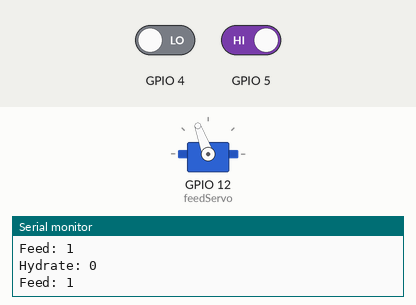
Recording of a sketch running on a simulated ESP8266 (NodeMCU). On the bench: servo, the last lines printed to the serial monitor. The test bench sets the inputs (shaded band); at power-on: GPIO 5 HIGH, GPIO 4 LOW. WiFi joins after 1.5 s; servers stay silent unless stated.

Above: at 3.0 s.
3.1 s: GPIO 5 driven LOW
At 3.9 s:
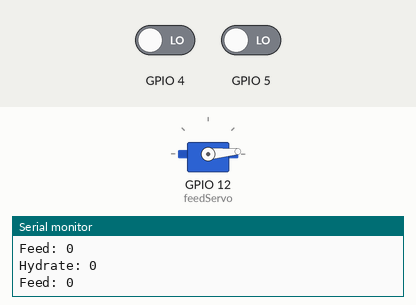
4.8 s: GPIO 5 driven HIGH
At 5.1 s:
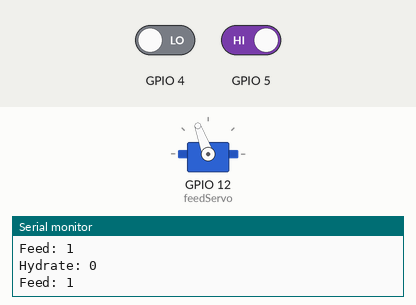
Timing chart, 0 to 7.8 s (numbered marks = the images above; inputs shaded):
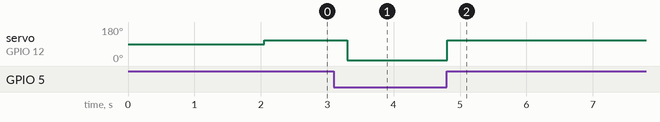

Measured:
- after the input at 3.1 s, servo on GPIO 12 (feedServo): 110° → 5° after 0.20 s
- after the input at 4.8 s, servo on GPIO 12 (feedServo): 5° → 110° at once

The sketch:

elezen.PetAutomation.ino
```cpp
// (licence header left out)
#define BLYNK_PRINT Serial    // Comment this out to disable prints and save space
#include <ESP8266WiFi.h>
#include <BlynkSimpleEsp8266.h>
#include <SimpleTimer.h>
#include <Servo.h>


// define ports
#define LED_PORT 4

//servo controller
Servo feedServo;  // create servo object to control a servo

// You should get Auth Token in the Blynk App.
// Go to the Project Settings (nut icon).
char auth[] = "671529a44d384cd7acffab66f5c94f73";

SimpleTimer Interrupt;

void InterruptFunction()
{
  //initial setup state
  int Hydrate = digitalRead(4);
  int Feed = digitalRead(5);
  Serial.print ("Hydrate: ");
  Serial.println (Hydrate);
  Serial.print ("Feed: ");
  Serial.println (Feed);

  if (digitalRead(5) == 0) {
    feedServo.write(5);
  } else {
    feedServo.write(110);
  }


}


BLYNK_WRITE(V0)
{

/*
  if (digitalRead(5) == 0) {
    feedServo.write(0);
  } else {
    feedServo.write(180);
  }
*/

}


void setup()
{
  Serial.begin(115200);
  Blynk.begin(auth, "aunehzatar", "letmein123");
  Interrupt.setInterval(250, InterruptFunction);
  feedServo.attach(12);  // attaches the servo on pin 12 to the servo object
}

void loop()
{
  Blynk.run();
  Interrupt.run();
}
```
